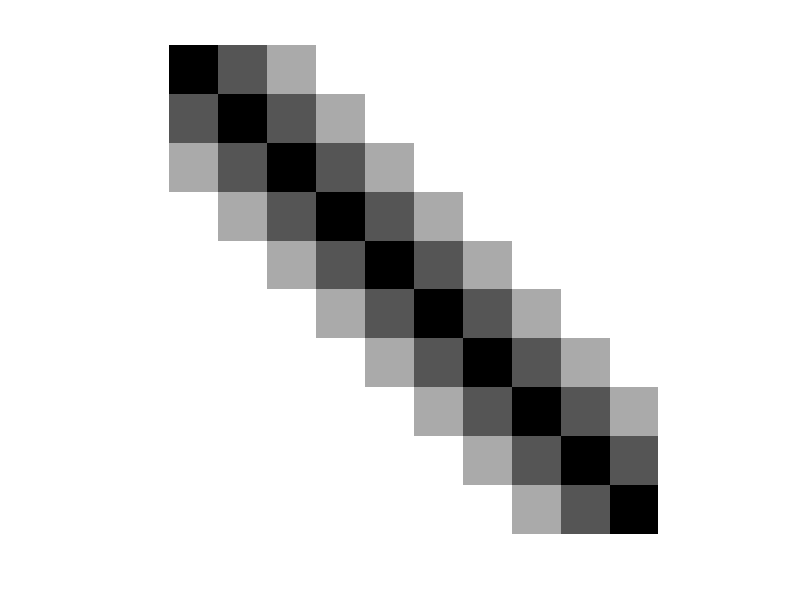

Reproduce this figure in MATLAB. (Note: this script raises an error after producing the figure.)
v = zeros(10,1);
s = 3;
b = 1/s;
for i=1:s
    v(i) = b - (i-1)*(b/s);
end
A = toeplitz(v);
imshow(1-A/max(max(A)))
imwrite(1-A/max(max(A)), 'toeplitz.png', 'png')
%%
imdata = imread('baboon.png');
bw = im2gray(imdata);
bw = im2double(bw);
s = 30;
b = 1/s;
v = zeros([512 1]);
for i=1:s
    v(i) = b - (i-1)*(b/s);
end
A = toeplitz(v)
imshow(bw)
imshow(A*bw)
imshow(bw*A)
imshow(A*bw*A)
%%
s = svd(A);
x = zeros(size(s));
for i=1:size(x)
    x(i) = i;
end
%%
plot(x, s)
title 'Singular values of A'
yscale log
xlabel 'k'
ylabel '\sigma_k'
%%
k = [300];
vblur = A*bw;
imshow(vblur)
for i=1:size(k,2)
    imshow(DeblurImage(k(i), A, vblur, 1))
end
%%
hblur = bw*A;
imshow(hblur)
for i=1:size(k,2)
    imshow(DeblurImage(k(i), A, hblur, 2))
end
%%
both = A*bw*A;
imshow(both)
for i=1:size(k,2)
    hdb = DeblurImage(k(i), A, both, 2);
    imshow(DeblurImage(k(i), A, hdb, 1))
end
%%
function deblur = DeblurImage(k, A, B, dir)
    deblur = zeros(size(B));
    [U, S, V] = svd(A);
    S(k+1:end,:) = 0;
    S(:,k+1:end) = 0;
    for i=1:k
        S(i,i) = 1/S(i,i);
    end
    if dir == 2
        B=B';
    end
    for j=1:size(B, 2)
        b = B(:,j);
        deblur(:,j) = V*S'*U'*b;
    end
    if dir == 2
        deblur = deblur';
    end
end